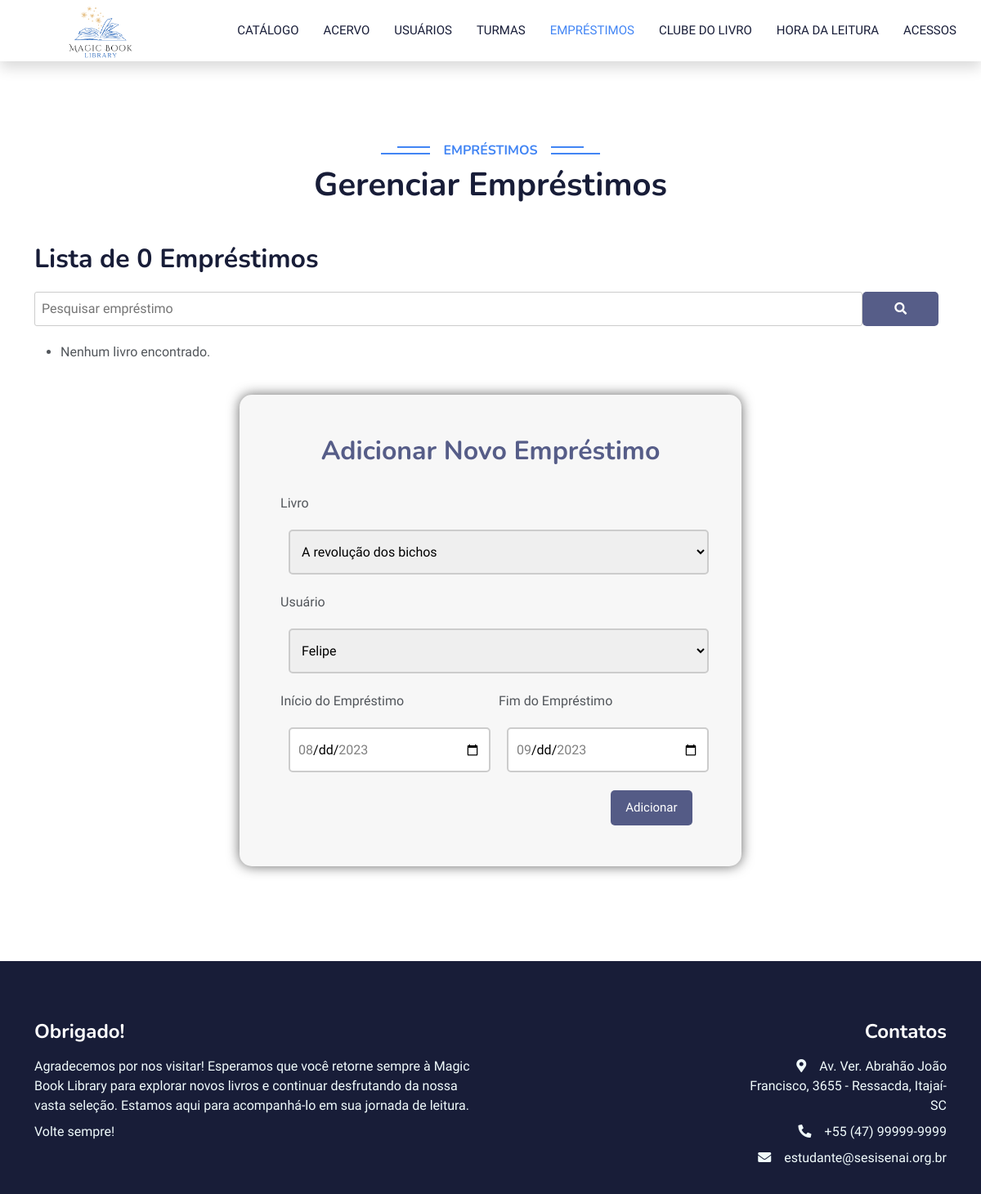
Page /relatorio.php on the earlier database version.
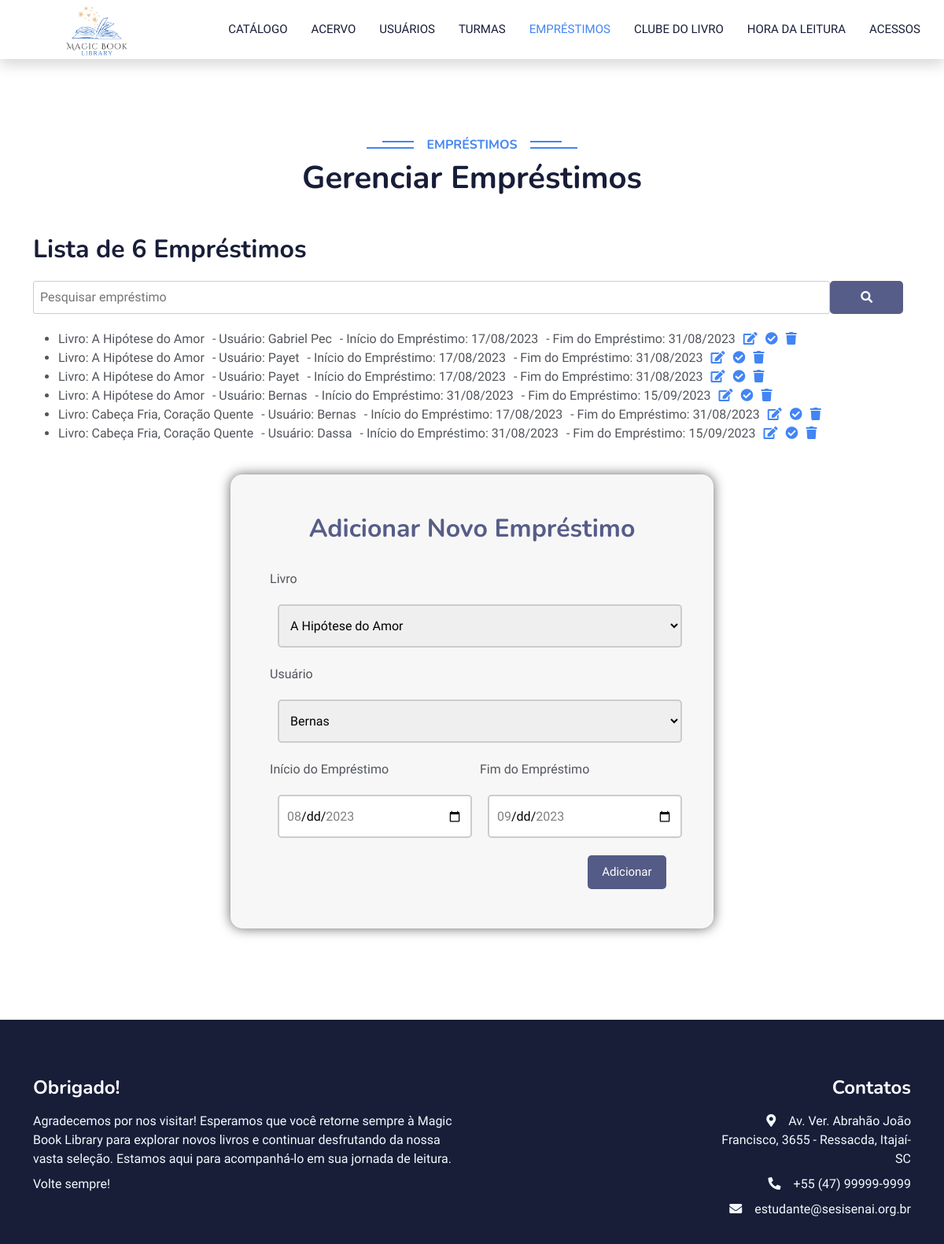
Same page on the later database version.
### tables this page shows
CREATE TABLE `emprestimo` (
  `id` int(11) NOT NULL,
  `titulo` varchar(500) NOT NULL,
  `nome` varchar(100) NOT NULL,
  `inicioEmp` timestamp NOT NULL DEFAULT CURRENT_TIMESTAMP ON UPDATE CURRENT_TIMESTAMP,
  `fimEmp` timestamp NOT NULL DEFAULT CURRENT_TIMESTAMP ON UPDATE CURRENT_TIMESTAMP,
  `renovado` tinyint(1) NOT NULL
);

### relatorio.php (the view, shortened to what the changed rows need)
<!DOCTYPE html>
<html lang="en">
<head>
    <link href="https://cdnjs.cloudflare.com/ajax/libs/font-awesome/5.10.0/css/all.min.css" rel="stylesheet">
    <link href="https://cdn.jsdelivr.net/npm/bootstrap-icons@1.4.1/font/bootstrap-icons.css" rel="stylesheet">
    <link href="lib/animate/animate.min.css" rel="stylesheet">
    <link href="lib/owlcarousel/assets/owl.carousel.min.css" rel="stylesheet">
    <link href="css/bootstrap.min.css" rel="stylesheet">
    <link href="style.css" rel="stylesheet">
</head>
<body>
    <nav class="navbar navbar-expand-lg bg-white navbar-light shadow sticky-top p-0">
        <a href="menuAdm.php" class="navbar-brand d-flex align-items-center px-4 px-lg-5">
            <h2 class="m-0 text-primary"><img height="150" src="img/Logo.png"></h2>
        </a>
    </nav>
    <div class="container-xxl py-5 category">
        <div class="container">
            <div class="text-center wow fadeInUp" data-wow-delay="0.1s">
                <h1 class="mb-5">Gerenciar Empréstimos</h1>
            </div>
            <div class="row g-4">
            <?php
$servername = "127.0.0.1";
$username = "root";
$password = "root";
$dbname = "projeto_biblioteca";
$conn = new mysqli($servername, $username, $password, $dbname);
if (isset($_GET['search'])) {
    $search = $_GET['search'];
    $sql = "SELECT * FROM emprestimo WHERE nome LIKE '%$search%' OR titulo LIKE '%$search%' ORDER BY nome";
} else {
    $sql = "SELECT * FROM emprestimo ORDER BY titulo";
}
$result = $conn->query($sql);
echo '
<div class="container">
    <h2 style="margin-bottom: 20px;">Lista de ' . $result->num_rows . ' Empréstimos</h2>
    <form method="GET" action="relatorio.php">
        <div style="display: flex; align-items: center;">
            <input type="text" name="search" placeholder="Pesquisar empréstimo">
            <button type="submit" style="background-color: #565d88; border: none; cursor: pointer; padding:10px; margin-left: 0px;">
                <i class="fas fa-search" style="color: white;"></i>
            </button>
        </div>
    </form>
    <div style="margin-top: 20px;"></div>
    <ul>';
        if ($result->num_rows > 0) {
            while ($livro = $result->fetch_assoc()) {
                $empId = $livro["id"];
                $titulo = $livro['titulo'];
                $nome = $livro['nome'];
                $inicioEmp = date('d/m/Y', strtotime($livro['inicioEmp']));
                $fimEmp = date('d/m/Y', strtotime($livro['fimEmp']));
                echo '<li>';
                echo '<span style="margin-right: 10px;">Livro: ' . $titulo . '</span>';
                echo '<span style="margin-right: 10px;">- Usuário: ' . $nome . '</span>';
                echo '<span style="margin-right: 10px;">- Início do Empréstimo: ' . $inicioEmp . '</span>';
                echo '<span style="margin-right: 10px;">- Fim do Empréstimo: ' . $fimEmp . '</span>';
                echo '<a href="atualizarEmp.php?id=' . $empId . '"><i class="fas fa-edit"></i></a>';
                echo '<a href="devolucao.php?id=' . $empId . '" onclick="return confirm(\'Tem certeza de que deseja confirmar a devolução do livro?\')" style="margin-left: 10px;"><i class="fas fa-check-circle"></i></a>';
                echo '<a href="deletarEmp.php?id=' . $empId . '" onclick="return confirm(\'Tem certeza de que deseja deletar o empréstimo?\')" style="margin-left: 10px;"><i class="fas fa-trash"></i></a>';
                echo '</li>';
            }
        } else {
            echo "<li>Nenhum livro encontrado.</li>";
        }
        ?>
    </ul>
</div>
<link rel="stylesheet" type="text/css" href="style.css">
<div style="display: flex; justify-content: center; padding-bottom: 20px; padding-top: 15;">
    <form style="background-color: #f7f7f7; box-shadow: 0px 0px 15px #666; width: 55%; border-radius: 15px;" method="post" action="adicionarEmp.php" id="formlogin" name="formlogin">
        <div style="padding: 50px; display: flex; flex-wrap: wrap;">
            <div style="padding-bottom: 25px; width: 100%; display: block;">
                <h2 style="display: flex; justify-content: center; color: rgba(17, 27, 88, 0.7);">Adicionar Novo Empréstimo</h2>
            </div>
            <div style="width: 100%; padding-bottom: 12px;">
    <label style="float: left; padding-bottom: 5px; width: 100px;" for="livro">Livro</label><br>
    <select style="flex: 1; width: calc(100% - 0px); border: 2px solid #ccc; height: 55px; padding: 10px; margin: 10px; border-radius: 5px;" id="titulo" name="titulo" required>
        <?php
        $sql_livros = "SELECT * FROM acervo ORDER BY nome";
        $result_livros = $conn->query($sql_livros);
        if ($result_livros->num_rows > 0) {
            while ($livro_row = $result_livros->fetch_assoc()) {
                echo '<option value="' . $livro_row['nome'] . '">' . $livro_row['nome'] . '</option>';
            }
        }
        ?>
    </select>
</div>
<div style="width: 100%; padding-bottom: 12px;">
    <label style="float: left; padding-bottom: 5px; width: 100px;" for="usuario">Usuário</label><br>
    <select style="flex: 1; width: calc(100% - 0px); border: 2px solid #ccc; height: 55px; padding: 10px; margin: 10px; border-radius: 5px;" id="nome" name="nome" required>
        <?php
        $sql_usuarios = "SELECT * FROM usuario ORDER BY nome";
        $result_usuarios = $conn->query($sql_usuarios);
        if ($result_usuarios->num_rows > 0) {
            while ($usuario_row = $result_usuarios->fetch_assoc()) {
                echo '<option value="' . $usuario_row['nome'] . '">' . $usuario_row['nome'] . '</option>';
            }
        }
        ?>
    </select>
</div>
        </div>
    </form>
</div>
            </div>
        </div>
    </div>
</body>
</html>

Differences in the rows shown:
added emprestimo: titulo "A Hipótese do Amor", nome "Gabriel Pec", inicioEmp "17/08/2023", fimEmp "31/08/2023"
added emprestimo: titulo "A Hipótese do Amor", nome "Payet", inicioEmp "17/08/2023", fimEmp "31/08/2023"
added emprestimo: titulo "A Hipótese do Amor", nome "Payet", inicioEmp "17/08/2023", fimEmp "31/08/2023"
added emprestimo: titulo "A Hipótese do Amor", nome "Bernas", inicioEmp "31/08/2023", fimEmp "15/09/2023"
added emprestimo: titulo "Cabeça Fria, Coração Quente", nome "Bernas", inicioEmp "17/08/2023", fimEmp "31/08/2023"
added emprestimo: titulo "Cabeça Fria, Coração Quente", nome "Dassa", inicioEmp "31/08/2023", fimEmp "15/09/2023"
Other differences:
$result->num_rows: "0" → "6"
form field titulo: "A revolução dos bichos" → "A Hipótese do Amor"
form field nome: "Felipe" → "Bernas"
text no longer shown: "Nenhum livro encontrado."
